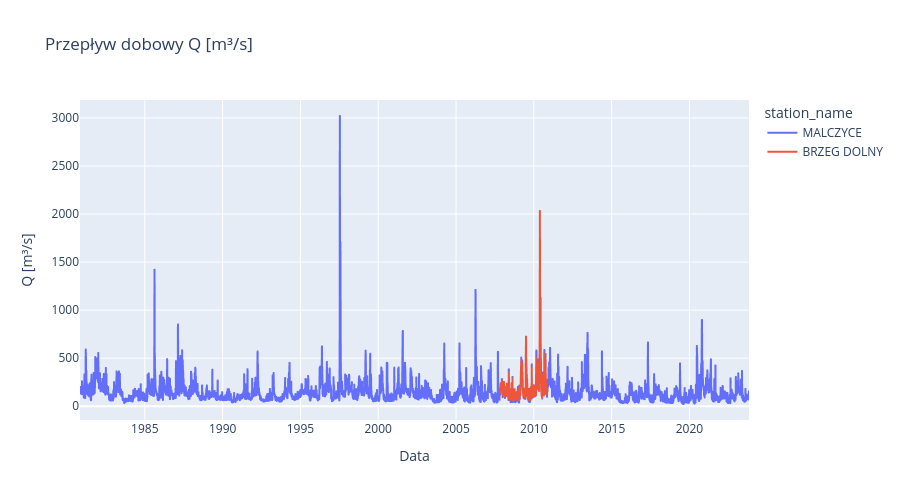

The notebook cell this image was saved under:
### Markdown cell above
**Prompt do LLM:**
> *"Napisz kod ktory użyje plotly express line() do narysowania szeregu czasowego przeplywu dobowego. Os X: date, os Y: discharge_m3s, kolor: station_name. Dodaj hovermode x unified."*

**Użyte moduły/funkcje:** `plotly.express.line()` — interaktywny wykres liniowy

### Code cell
# Wykres szeregu czasowego przepływu dla wszystkich stacji
fig = px.line(
    df, x='date', y='discharge_m3s',
    color='station_name',
    title='Przepływ dobowy Q [m³/s]',
    labels={'discharge_m3s': 'Q [m³/s]', 'date': 'Data'},
    height=500,
)
fig.update_layout(hovermode='x unified')
fig.show()

### Figure 1 — Plotly figure (JSON) as saved in the notebook; plotly's stock layout.template omitted (floating-point values rounded to 4 significant figures; data arrays with more than 128 entries replaced by an {"elided": "..."} marker saying what was removed)
{"data": [{"hovertemplate": "station_name=MALCZYCE<br>Data=%{x}<br>Q [m³/s]=%{y}<extra></extra>", "legendgroup": "MALCZYCE", "line": {"color": "#636efa", "dash": "solid"}, "marker": {"symbol": "circle"}, "mode": "lines", "name": "MALCZYCE", "showlegend": true, "type": "scattergl", "x": {"elided": "15705 str values"}, "xaxis": "x", "y": {"elided": "15705 float values"}, "yaxis": "y"}, {"hovertemplate": "station_name=BRZEG DOLNY<br>Data=%{x}<br>Q [m³/s]=%{y}<extra></extra>", "legendgroup": "BRZEG DOLNY", "line": {"color": "#EF553B", "dash": "solid"}, "marker": {"symbol": "circle"}, "mode": "lines", "name": "BRZEG DOLNY", "showlegend": true, "type": "scattergl", "x": {"elided": "15705 str values"}, "xaxis": "x", "y": {"elided": "15705 float values"}, "yaxis": "y"}], "layout": {"height": 500, "hovermode": "x unified", "legend": {"title": {"text": "station_name"}, "tracegroupgap": 0}, "title": {"text": "Przepływ dobowy Q [m³/s]"}, "xaxis": {"anchor": "y", "domain": [0, 1], "title": {"text": "Data"}}, "yaxis": {"anchor": "x", "domain": [0, 1], "title": {"text": "Q [m³/s]"}}}}
